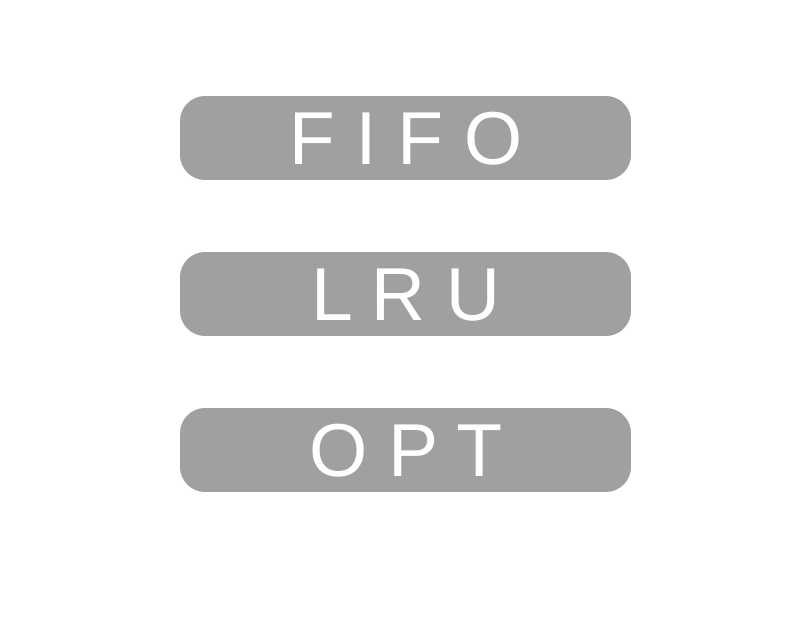
<?xml version="1.0" encoding="UTF-8"?>
<ui version="4.0">
 <class>Form</class>
 <widget class="QWidget" name="Form">
  <property name="geometry">
   <rect>
    <x>0</x>
    <y>0</y>
    <width>809</width>
    <height>632</height>
   </rect>
  </property>
  <property name="windowTitle">
   <string>淘汰策略</string>
  </property>
  <property name="styleSheet">
   <string notr="true">border:0px;
background-color:white;
</string>
  </property>
  <widget class="QWidget" name="layoutWidget">
   <property name="geometry">
    <rect>
     <x>180</x>
     <y>30</y>
     <width>451</width>
     <height>531</height>
    </rect>
   </property>
   <layout class="QVBoxLayout" name="verticalLayout">
    <item>
     <widget class="QPushButton" name="pushButton">
      <property name="styleSheet">
       <string notr="true">border-radius: 25px;
font-family:宋体;
font-size:75px;
background-color:rgb(160,160,160);
color:white;
</string>
      </property>
      <property name="text">
       <string>F I F O</string>
      </property>
     </widget>
    </item>
    <item>
     <widget class="QPushButton" name="pushButton_2">
      <property name="styleSheet">
       <string notr="true">border-radius: 25px;
font-family:宋体;
font-size:75px;
background-color:rgb(160,160,160);
color:white;</string>
      </property>
      <property name="text">
       <string> L R U </string>
      </property>
     </widget>
    </item>
    <item>
     <widget class="QPushButton" name="pushButton_3">
      <property name="styleSheet">
       <string notr="true">border-radius: 25px;
font-family:宋体;
font-size:75px;
background-color:rgb(160,160,160);
color:white;
</string>
      </property>
      <property name="text">
       <string>O P T</string>
      </property>
     </widget>
    </item>
   </layout>
  </widget>
 </widget>
 <resources/>
 <connections/>
</ui>
